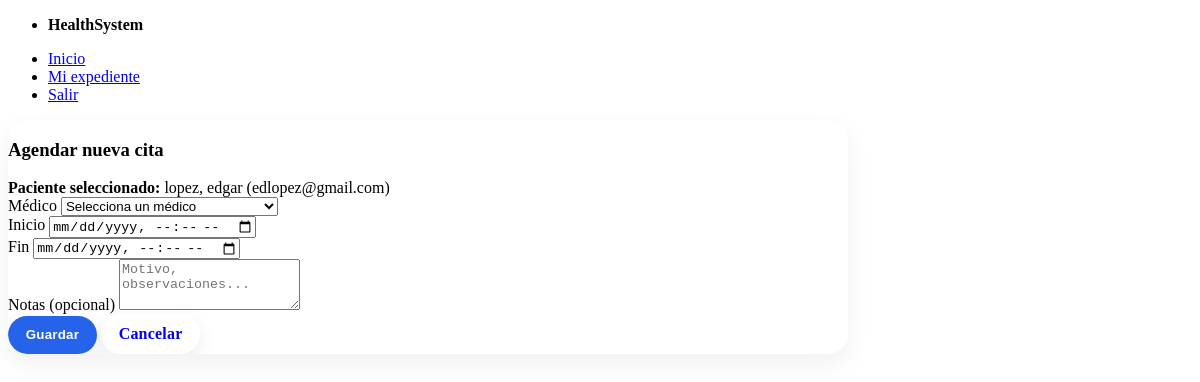
/citas/nueva?paciente_id=4 (signed in), run on the app's committed database.
### models.py (models this page shows, shortened)
class Usuario(Base, UserMixin):
    __tablename__ = "usuarios"
    id = Column(Integer, primary_key=True)
    nombre = Column(String, nullable=False)
    apellido = Column(String, nullable=False)
    email = Column(String, unique=True, index=True, nullable=False)
    password_hash = Column(String, nullable=False)
    tipo = Column(SAEnum(TipoUsuario), default=TipoUsuario.PACIENTE, nullable=False)
    medico = relationship("Medico", back_populates="usuario", uselist=False)
    expediente = relationship("Expediente", back_populates="paciente", uselist=False)

### app.py (the view, shortened to what this page needs)
@app.route("/citas/nueva", methods=["GET", "POST"])
@login_required
def appointments_new():
    selected_paciente_id = request.args.get("paciente_id", type=int)
    with get_db() as db:
        medicos = db.query(Medico).options(joinedload(Medico.usuario)).all()
        selected_paciente = db.get(Usuario, selected_paciente_id) if selected_paciente_id else None
    return render_template("appointments_new.html", medicos=medicos, selected_paciente=selected_paciente)

### app.py (called while the page is built)
@contextmanager
def get_db():
    db = SessionLocal()
    try:
        yield db
        db.commit()
    except Exception:
        db.rollback()
        raise
    finally:
        db.close()

@login_manager.user_loader
def load_user(user_id):
    with get_db() as db:
        return db.get(Usuario, int(user_id))

### templates/appointments_new.html (shortened to what this page needs)
{% extends "_layout.html" %}
{% block content %}
<div class="container py-4" style="max-width:840px;">
  <div class="card shadow-sm">
    <div class="card-body">
      <h3 class="mb-3">Agendar nueva cita</h3>
      {% if selected_paciente %}
        <div class="alert alert-info">
          <strong>Paciente seleccionado:</strong>
          {{ selected_paciente.apellido }}, {{ selected_paciente.nombre }}
          <span class="text-muted">({{ selected_paciente.email }})</span>
        </div>
      {% endif %}
      <form method="post" action="{{ url_for('appointments_new', paciente_id=selected_paciente.id) if selected_paciente else url_for('appointments_new') }}">
        <div class="row g-3">
          <div class="col-md-6">
            <label class="form-label">Médico</label>
            <select name="medico_id" class="form-select" required>
              <option value="" disabled selected>Selecciona un médico</option>
            </select>
          </div>
          <div class="col-md-3">
            <label class="form-label">Inicio</label>
            <input type="datetime-local" name="start_at" class="form-control" required>
          </div>
          <div class="col-md-3">
            <label class="form-label">Fin</label>
            <input type="datetime-local" name="end_at" class="form-control" required>
          </div>
          <div class="col-12">
            <label class="form-label">Notas (opcional)</label>
            <textarea name="notas" class="form-control" rows="3" placeholder="Motivo, observaciones..."></textarea>
          </div>
        </div>
        <div class="d-flex gap-2 mt-4">
          <button type="submit" class="btn btn-primary">Guardar</button>
          <a href="{{ request.referrer or url_for('citas_list') }}" class="btn btn-outline-secondary">Cancelar</a>
        </div>
      </form>
    </div>
  </div>
</div>
{% endblock %}

### templates/_layout.html (style rules this page uses)
:root { --brand:#2563eb; --brand-2:#10b981; }
.btn { display:inline-flex; align-items:center; justify-content:center; padding:.7rem 1.05rem; border-radius:999px; text-decoration:none !important; border:1px solid transparent; font-weight:700; letter-spacing:.2px; line-height:1; box-shadow:0 6px 18px rgba(0,0,0,.08); transition: transform .08s ease, box-shadow .2s ease, filter .2s ease, background .2s ease; }
.btn-primary { background:var(--brand); color:white; }
.card { border:1px solid var(--muted-border-color); border-radius:20px; overflow:hidden; background: var(--card-background-color, var(--background-color)); box-shadow: 0 10px 26px rgba(0,0,0,.06); }

### data on the page
Usuario: apellido "lopez", nombre "edgar", email "edlopez@gmail.com"
